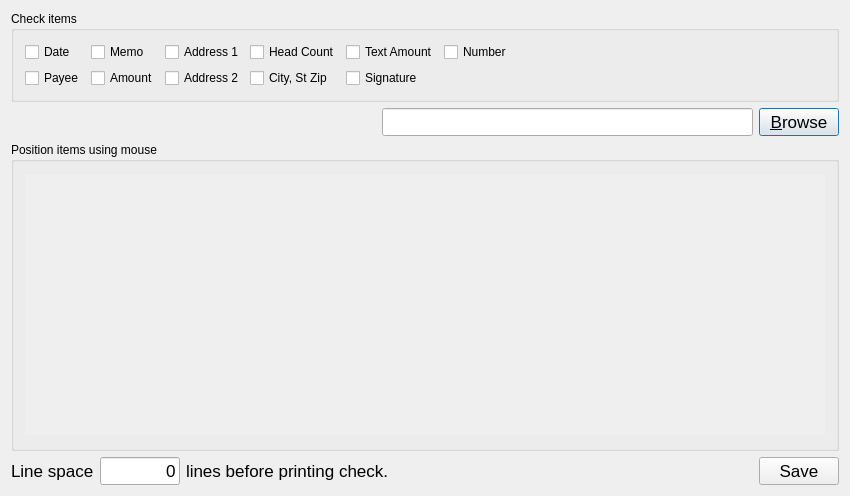
<?xml version="1.0" encoding="UTF-8"?>
<ui version="4.0">
 <class>CheckSetup</class>
 <widget class="QDialog" name="CheckSetup">
  <property name="windowModality">
   <enum>Qt::ApplicationModal</enum>
  </property>
  <property name="geometry">
   <rect>
    <x>0</x>
    <y>0</y>
    <width>842</width>
    <height>496</height>
   </rect>
  </property>
  <property name="font">
   <font>
    <pointsize>13</pointsize>
   </font>
  </property>
  <property name="mouseTracking">
   <bool>true</bool>
  </property>
  <property name="windowTitle">
   <string>Setup Check Formatting</string>
  </property>
  <property name="autoFillBackground">
   <bool>false</bool>
  </property>
  <layout class="QGridLayout" name="gridLayout_3">
   <item row="0" column="0">
    <layout class="QGridLayout" name="gridLayout_2" rowstretch="1,1,10,1">
     <item row="0" column="0">
      <widget class="QGroupBox" name="groupBox">
       <property name="font">
        <font>
         <pointsize>9</pointsize>
        </font>
       </property>
       <property name="title">
        <string>Check items </string>
       </property>
       <layout class="QGridLayout" name="gridLayout_4">
        <item row="0" column="0">
         <layout class="QGridLayout" name="gridLayout">
          <item row="0" column="0">
           <widget class="QCheckBox" name="showDate">
            <property name="font">
             <font>
              <pointsize>9</pointsize>
             </font>
            </property>
            <property name="text">
             <string>Date</string>
            </property>
           </widget>
          </item>
          <item row="0" column="1">
           <widget class="QCheckBox" name="showMemo">
            <property name="font">
             <font>
              <pointsize>9</pointsize>
             </font>
            </property>
            <property name="text">
             <string>Memo</string>
            </property>
           </widget>
          </item>
          <item row="0" column="2">
           <widget class="QCheckBox" name="showAddress1">
            <property name="font">
             <font>
              <pointsize>9</pointsize>
             </font>
            </property>
            <property name="text">
             <string>Address 1</string>
            </property>
           </widget>
          </item>
          <item row="0" column="3">
           <widget class="QCheckBox" name="showHead">
            <property name="font">
             <font>
              <pointsize>9</pointsize>
             </font>
            </property>
            <property name="text">
             <string>Head Count</string>
            </property>
           </widget>
          </item>
          <item row="0" column="4">
           <widget class="QCheckBox" name="showTextAmount">
            <property name="font">
             <font>
              <pointsize>9</pointsize>
             </font>
            </property>
            <property name="text">
             <string>Text Amount</string>
            </property>
           </widget>
          </item>
          <item row="0" column="5">
           <widget class="QCheckBox" name="showNumber">
            <property name="font">
             <font>
              <pointsize>9</pointsize>
             </font>
            </property>
            <property name="text">
             <string>Number</string>
            </property>
           </widget>
          </item>
          <item row="1" column="0">
           <widget class="QCheckBox" name="showPayee">
            <property name="font">
             <font>
              <pointsize>9</pointsize>
             </font>
            </property>
            <property name="text">
             <string>Payee</string>
            </property>
           </widget>
          </item>
          <item row="1" column="1">
           <widget class="QCheckBox" name="showAmount">
            <property name="font">
             <font>
              <pointsize>9</pointsize>
             </font>
            </property>
            <property name="text">
             <string>Amount</string>
            </property>
           </widget>
          </item>
          <item row="1" column="2">
           <widget class="QCheckBox" name="showAddress2">
            <property name="font">
             <font>
              <pointsize>9</pointsize>
             </font>
            </property>
            <property name="text">
             <string>Address 2</string>
            </property>
           </widget>
          </item>
          <item row="1" column="3">
           <widget class="QCheckBox" name="showCity">
            <property name="font">
             <font>
              <pointsize>9</pointsize>
             </font>
            </property>
            <property name="text">
             <string>City, St Zip</string>
            </property>
           </widget>
          </item>
          <item row="1" column="4">
           <widget class="QCheckBox" name="showSignature">
            <property name="font">
             <font>
              <pointsize>9</pointsize>
             </font>
            </property>
            <property name="text">
             <string>Signature</string>
            </property>
           </widget>
          </item>
          <item row="1" column="5">
           <spacer name="horizontalSpacer">
            <property name="orientation">
             <enum>Qt::Horizontal</enum>
            </property>
            <property name="sizeHint" stdset="0">
             <size>
              <width>40</width>
              <height>20</height>
             </size>
            </property>
           </spacer>
          </item>
         </layout>
        </item>
       </layout>
      </widget>
     </item>
     <item row="1" column="0">
      <layout class="QHBoxLayout" name="horizontalLayout">
       <item>
        <spacer name="horizontalSpacer_2">
         <property name="orientation">
          <enum>Qt::Horizontal</enum>
         </property>
         <property name="sizeHint" stdset="0">
          <size>
           <width>40</width>
           <height>20</height>
          </size>
         </property>
        </spacer>
       </item>
       <item>
        <widget class="QLineEdit" name="sigFilePathEdit"/>
       </item>
       <item>
        <widget class="QPushButton" name="browseButton">
         <property name="text">
          <string>&amp;Browse</string>
         </property>
         <property name="shortcut">
          <string>Alt+B</string>
         </property>
        </widget>
       </item>
      </layout>
     </item>
     <item row="2" column="0">
      <widget class="QGroupBox" name="groupBox_2">
       <property name="font">
        <font>
         <pointsize>9</pointsize>
        </font>
       </property>
       <property name="title">
        <string>Position items using mouse</string>
       </property>
       <layout class="QGridLayout" name="gridLayout_5">
        <item row="0" column="0">
         <widget class="DragWidget" name="checkSetupWidget" native="true">
          <property name="minimumSize">
           <size>
            <width>800</width>
            <height>260</height>
           </size>
          </property>
          <property name="maximumSize">
           <size>
            <width>800</width>
            <height>260</height>
           </size>
          </property>
          <property name="autoFillBackground">
           <bool>true</bool>
          </property>
         </widget>
        </item>
       </layout>
      </widget>
     </item>
     <item row="3" column="0">
      <layout class="QHBoxLayout" name="horizontalLayout_2">
       <item>
        <widget class="QLabel" name="textLabel1">
         <property name="text">
          <string>Line space</string>
         </property>
         <property name="wordWrap">
          <bool>false</bool>
         </property>
        </widget>
       </item>
       <item>
        <widget class="QLineEdit" name="preSpace">
         <property name="maximumSize">
          <size>
           <width>80</width>
           <height>16777215</height>
          </size>
         </property>
         <property name="text">
          <string>0</string>
         </property>
         <property name="alignment">
          <set>Qt::AlignRight</set>
         </property>
        </widget>
       </item>
       <item>
        <widget class="QLabel" name="textLabel2">
         <property name="text">
          <string>lines before printing check.</string>
         </property>
         <property name="wordWrap">
          <bool>false</bool>
         </property>
        </widget>
       </item>
       <item>
        <spacer name="horizontalSpacer_3">
         <property name="orientation">
          <enum>Qt::Horizontal</enum>
         </property>
         <property name="sizeHint" stdset="0">
          <size>
           <width>40</width>
           <height>20</height>
          </size>
         </property>
        </spacer>
       </item>
       <item>
        <widget class="QPushButton" name="saveButton">
         <property name="text">
          <string>Save</string>
         </property>
        </widget>
       </item>
      </layout>
     </item>
    </layout>
   </item>
  </layout>
 </widget>
 <layoutdefault spacing="6" margin="11"/>
 <pixmapfunction>qPixmapFromMimeSource</pixmapfunction>
 <customwidgets>
  <customwidget>
   <class>DragWidget</class>
   <extends>QWidget</extends>
   <header location="global">types/dragwidget.h</header>
   <container>1</container>
  </customwidget>
 </customwidgets>
 <includes>
  <include location="local">reports/textcheck.h</include>
  <include location="local">dao/checkdao.h</include>
  <include location="global">qpainter.h</include>
 </includes>
 <resources/>
 <connections/>
</ui>
